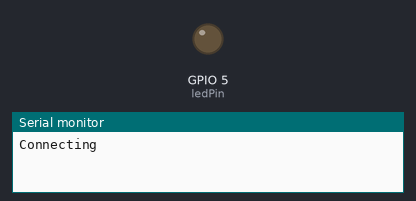
Bench run of a sketch on a simulated ESP8266 (NodeMCU). Parts: output pins drawn as LEDs (lit = HIGH), the last lines printed to the serial monitor. WiFi joins after 1.5 s; servers stay silent unless stated; the Firebase database answers and starts empty.

Above: at 0.1 s.
At 1.9 s:
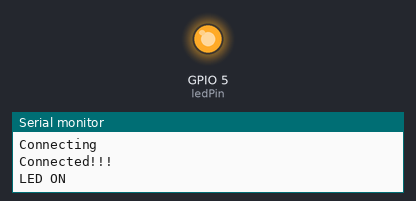
Timing chart, 0 to 3.4 s (numbered marks = the images above):
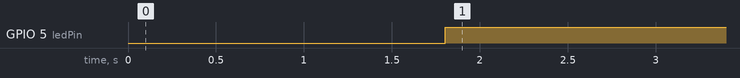

The sketch:

firebase_led.ino
```cpp
#include <ESP8266WiFi.h>
#include <FirebaseArduino.h>

// Firebase database configuration
#define FIREBASE_HOST "esp8266-msit-3-default-rtdb.asia-southeast1.firebasedatabase.app"
#define FIREBASE_AUTH "P21qTRfmGuLRfzFpnEy7eOE2BHHhLIu4CGxdFJcM"

// WiFi credentials
#define WIFI_SSID "UpsideDown"
#define WIFI_PASSWORD "flipkart"

// Pin configuration
int ledPin = 5;  // GPIO5 corresponds to D1 on NodeMCU

void setup() {
  Serial.begin(9600);

  // Set the pin mode for the LED
  pinMode(ledPin, OUTPUT);

  // Connect to WiFi
  WiFi.begin(WIFI_SSID, WIFI_PASSWORD);
  while (WiFi.status() != WL_CONNECTED) {
    Serial.println("Connecting");
    delay(500);
  }
  Serial.println("Connected!!!");

  // Initialize Firebase connection and set an initial value in the database
  Firebase.begin(FIREBASE_HOST, FIREBASE_AUTH);
  Firebase.setInt("temp_val", 45);
}

void loop() {
  // Retrieve data from Firebase database
  int data = Firebase.getInt("temp_val");

  // Check the retrieved data and control the LED accordingly
  if (data == 45) {
    digitalWrite(ledPin, HIGH);
    Serial.println("LED ON");
  } else if(data == 46) {
    digitalWrite(ledPin, LOW);
    Serial.println("LED OFF");
  }

  // Delay for 1 second before the next iteration
  delay(1000);
}
```

Measured:
- by itself, GPIO 5 (ledPin): LOW → HIGH at 1.8 s
